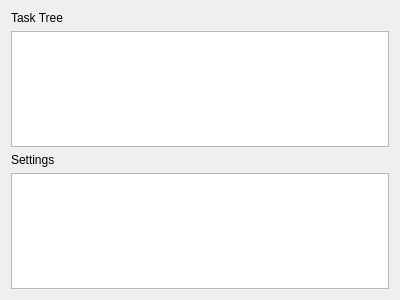
<?xml version="1.0" encoding="UTF-8"?>
<ui version="4.0">
 <class>moveit_rviz_plugin::TaskPanel</class>
 <widget class="QWidget" name="moveit_rviz_plugin::TaskPanel">
  <property name="geometry">
   <rect>
    <x>0</x>
    <y>0</y>
    <width>400</width>
    <height>300</height>
   </rect>
  </property>
  <property name="windowTitle">
   <string>Form</string>
  </property>
  <layout class="QVBoxLayout" name="verticalLayout">
   <item>
    <widget class="QLabel" name="tasks_view_label">
     <property name="text">
      <string>Task Tree</string>
     </property>
    </widget>
   </item>
   <item>
    <widget class="QTreeView" name="tasks_view"/>
   </item>
   <item>
    <widget class="QLabel" name="settings_view_label">
     <property name="text">
      <string>Settings</string>
     </property>
    </widget>
   </item>
   <item>
    <widget class="rviz::PropertyTreeWidget" name="settings_view"/>
   </item>
  </layout>
 </widget>
 <customwidgets>
  <customwidget>
   <class>rviz::PropertyTreeWidget</class>
   <extends>QTreeView</extends>
   <header location="global">rviz/properties/property_tree_widget.h</header>
  </customwidget>
 </customwidgets>
 <resources/>
 <connections/>
</ui>
